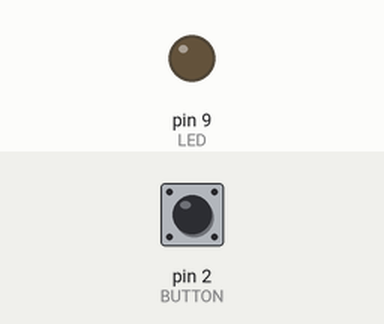
Simulated run of this sketch. Board: Arduino Uno, built with avr-gcc and run on an emulated ATmega328P. Shown: output pins drawn as LEDs (lit = HIGH). Inputs (shaded band) come from the test bench; at power-on: pin 2 (BUTTON) HIGH. What the sketch prints to the serial monitor is not drawn.

Above: at 1.2 s.
1.3 s: pin 2 (BUTTON) pulled LOW for 0.15 s
At 2.5 s:
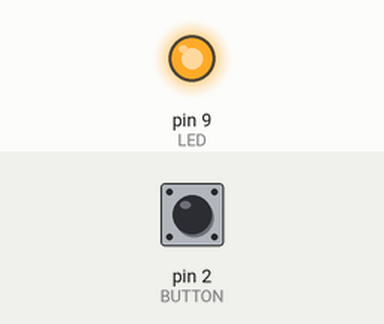
2.9 s: pin 2 (BUTTON) pulled LOW for 1 s
At 3.8 s:
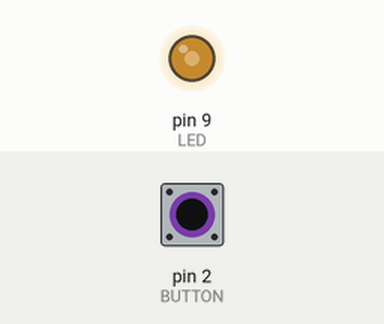
Timing chart, 0 to 5.9 s (numbered marks = the images above; inputs shaded):
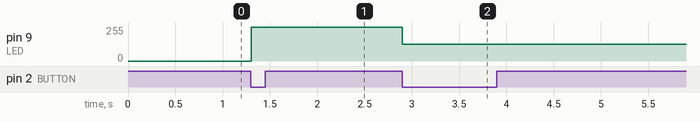

The sketch:

LED_blink.ino
```cpp
/*
Flashing LED Code
Raj Borra (rkb15)
*/

#define BUTTON 2
#define LED 9
#define PWM_MAX 255
#define BLINK_RATE 2

int PWM_VAL = 0;
int current_state = 0;
int previous_state = 0;
bool BUTTON_STATE = false;
int prev_time = 0;

void setup() {
    Serial.begin(9600);
    pinMode(BUTTON, INPUT_PULLUP);
    attachInterrupt(digitalPinToInterrupt(BUTTON), button_pushed, FALLING);
    pinMode(LED, OUTPUT);
}

void loop() {
    // Check for Button Press
    if (BUTTON_STATE == true){
      current_state = current_state + 1;
      if (current_state == 5) current_state = 0;
    }
    BUTTON_STATE = false;

    // Set the Output given Current State
    set_output();

    // Update LED Value
    analogWrite(LED,PWM_VAL);
}

void button_pushed(){
  int cur_time = millis();
  if (cur_time -  prev_time > 300){
    BUTTON_STATE = true;
  }
  prev_time = cur_time;
}

void set_output(){
    switch(current_state){
      case 0:
        PWM_VAL = 0;
        Serial.print("0");
        break;
      case 1:
        PWM_VAL = PWM_MAX;
        Serial.print("1");
        break;
      case 2:
        PWM_VAL = int(PWM_MAX/2);
        Serial.print("2");
        break;
      case 3:
        PWM_VAL = int(PWM_MAX/4);
        Serial.print("3");
        break;
      case 4:
        Serial.print("4");
        PWM_VAL = 0;
        analogWrite(LED,PWM_VAL);
        delay(1000/BLINK_RATE/2);
        PWM_VAL = PWM_MAX;
        analogWrite(LED,PWM_VAL);
        delay(1000/BLINK_RATE/2);
        break;
    }
}
```

Measured:
- after the input at 1.3 s, pin 9 (LED): 0/255 → 255/255 at once
- after the input at 2.9 s, pin 9 (LED): 255/255 → 127/255 at once
